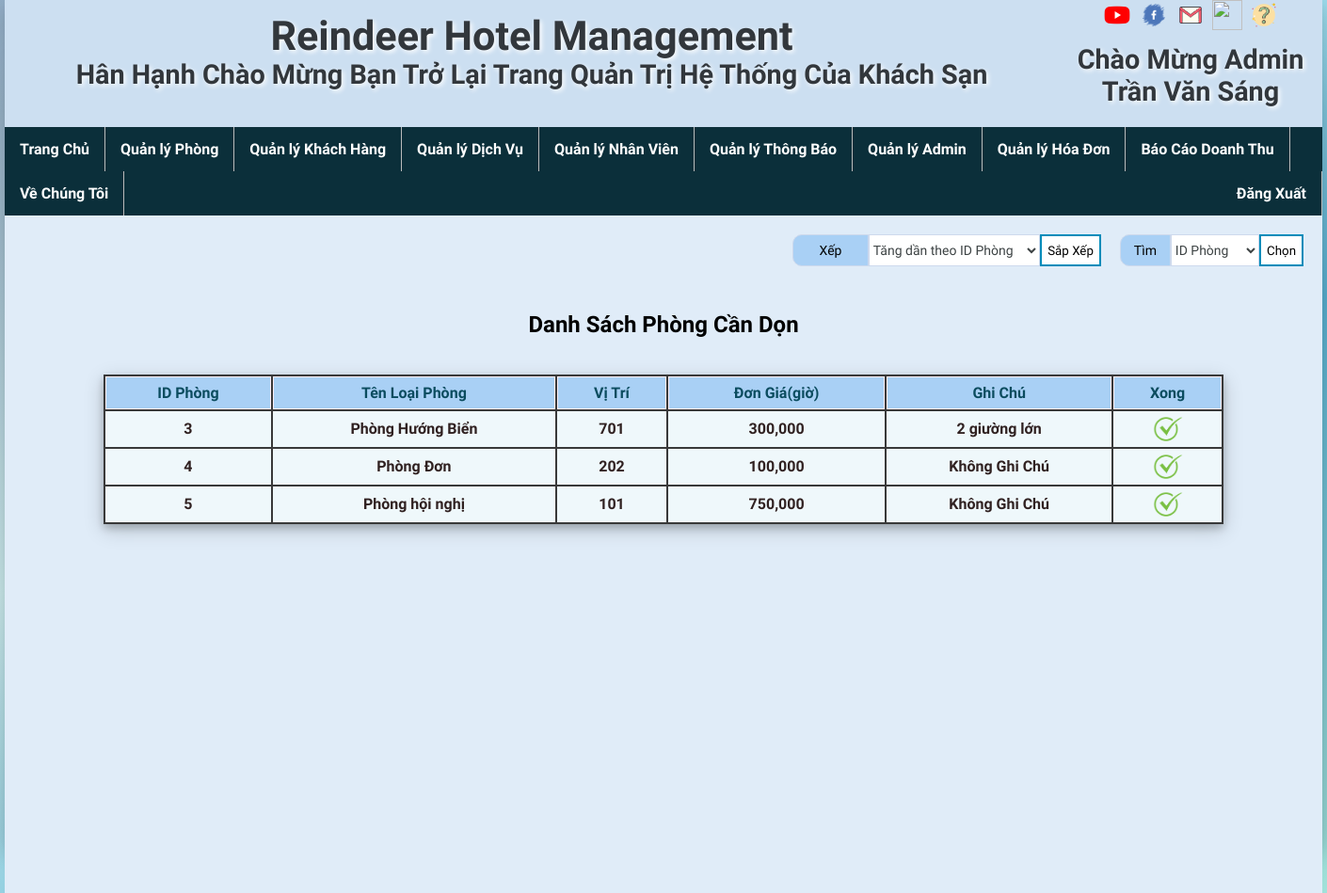
The page /index.php?url=QuanLyPhong/PhongCanDon.php (signed in) on the database its author committed.
### tables this page shows
CREATE TABLE `phongcandon` (
  `MaLP` int(11) NOT NULL
);

CREATE TABLE `phong` (
  `MaLP` int(11) NOT NULL,
  `TenLoaiPhong` varchar(50) NOT NULL,
  `ViTri` text DEFAULT NULL,
  `DonGia` int(50) NOT NULL,
  `Note` text DEFAULT NULL
);

### QuanLyPhong/PhongCanDon.php (the view, shortened to what this page needs)
<div class="thanhtrangthai">
<?php
    include("ChucNangPhong/ChucNangSQLPhongCanDon.php");
?>
</div>
<div class="noidung">
<h2>Danh Sách Phòng Cần Dọn <?php echo $thongbao ?></h2><br>
<table class="tableHT">
    <tr>
        <th>ID Phòng</th>
        <th>Tên Loại Phòng</th>
        <th>Vị Trí</th>
        <th>Đơn Giá(giờ)</th>
        <th>Ghi Chú</th>
        <th>Xong</th>
    </tr>
    <?php
    $thucthi = mysqli_query($ketnoisql,$sql);
    while(($dulieu = mysqli_fetch_array($thucthi)) ){
        echo"<tr>";
        echo"<td>";
        echo $dulieu[0];
        echo "</td>";
        echo"<td>";
        echo $dulieu[1];
        echo "</td>";
        echo"<td>";
        echo $dulieu[2];
        echo "</td>";
        echo"<td>";
        echo number_format($dulieu[3]);
        echo "</td>";
        echo"<td>";
        echo $dulieu[4];
        echo "</td>";
        echo"<td>";
        echo "<a <a onclick=\"return confirm('Bạn có chắc chắn phòng này sẵn sàng cho thuê');\" href='index.php?url=QuanLyPhong/Xoaban.php&maPB=$dulieu[0]'><img src='image/fi.png' width='32px'/></a></a>";
        echo "</td>";
       echo "</tr>";
    echo"</tr>";}
 ?>
</table>
</div>

### Css/style_bocuc.css (style rules this page uses)
* { font-family: 'Barlow Condensed', sans-serif; }
body { width: 1400px; height: 900px; margin: 0 auto; background-color: #504f53; box-shadow: 0 64px 128px 0 rgba(0, 12, 25, 0.2), 0 6px 20px 0 rgba(0, 0, 10, 0.19); background-image:linear-gradient(to bottom right, #95B1CB, #DDFFFF,#61BEDF,#ACF0E6) }
.tableHT { width: 85%; margin: auto; margin-bottom: 50px; background-color: #393939; box-shadow: 0 4px 8px 0 rgba(0, 0, 0, 0.2), 0 6px 20px 0 rgba(0, 0, 0, 0.19); }
.tableHT th { text-align: center; border:1px solid #FBEFF8; color: #0B4C5F; background-color: #A9D0F5; padding: 7px ; }
.tableHT td { text-align: center; font-weight: bold; color: #302121; background-color: #EFF8FB; padding: 3px 2px ; }

### QuanLyPhong/PhongCanDon.php (style rules this page uses)
.thanhtrangthai { float: top; height: 10%; }
.noidung { margin: 30px auto; }

### rows shown on the page
phongcandon: MaLP "3", MaLP.TenLoaiPhong "Phòng Hướng Biển", MaLP.ViTri "701", MaLP.DonGia "300,000", MaLP.Note "2 giường lớn"
phongcandon: MaLP "4", MaLP.TenLoaiPhong "Phòng Đơn", MaLP.ViTri "202", MaLP.DonGia "100,000", MaLP.Note "Không Ghi Chú"
phongcandon: MaLP "5", MaLP.TenLoaiPhong "Phòng hội nghị", MaLP.ViTri "101", MaLP.DonGia "750,000", MaLP.Note "Không Ghi Chú"

### other values the page prints
$nameUser['fullname'] "Trần Văn Sáng"
